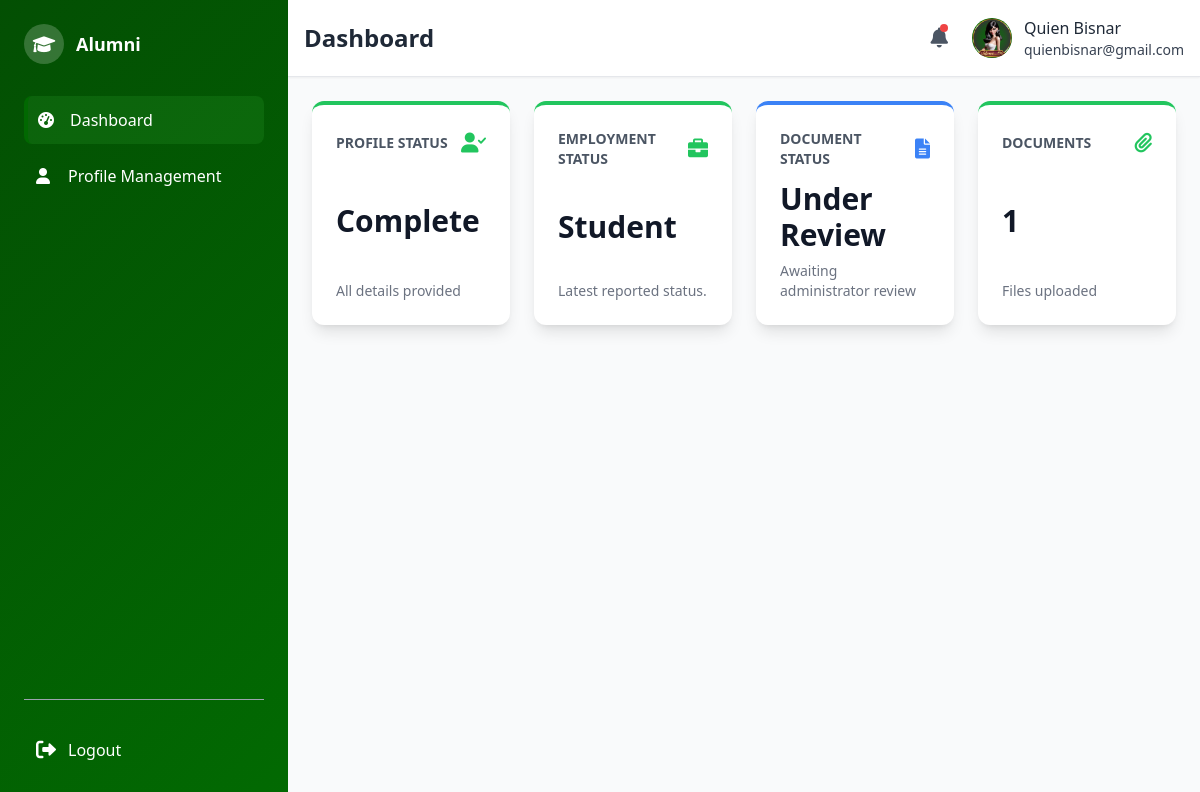
/alumni/alumni_dashboard.php (signed in), run on the app's committed database.
### tables this page shows
CREATE TABLE `alumni_profile` (
  `user_id` int(11) NOT NULL,
  `address_id` int(11) DEFAULT NULL,
  `first_name` varchar(100) NOT NULL,
  `middle_name` varchar(100) DEFAULT NULL,
  `last_name` varchar(100) NOT NULL,
  `contact_number` varchar(20) NOT NULL,
  `year_graduated` year(4) DEFAULT NULL,
  `employment_status` enum('Employed','Self-Employed','Unemployed','Student','Employed & Student') DEFAULT NULL,
  `photo_path` varchar(255) DEFAULT NULL,
  `last_profile_update` timestamp NULL DEFAULT NULL,
  `submission_status` enum('Pending','Approved','Rejected') DEFAULT 'Pending',
  `rejection_reason` text DEFAULT NULL,
  `rejected_at` timestamp NULL DEFAULT NULL,
  `submitted_at` timestamp NOT NULL DEFAULT current_timestamp()
);

CREATE TABLE `users` (
  `user_id` int(11) NOT NULL,
  `email` varchar(100) NOT NULL,
  `password` varchar(200) NOT NULL,
  `role` enum('admin','alumni') NOT NULL,
  `name` varchar(150) NOT NULL,
  `created_at` timestamp NOT NULL DEFAULT current_timestamp()
);

### alumni/alumni_dashboard.php (the view, shortened to what this page needs)
<?php
include("../connect.php");
$page_title = "Dashboard";
$active_page = "dashboard";
$user_id = $_SESSION["user_id"];
$stmt = $conn->prepare("
    SELECT
        ap.first_name,
        ap.middle_name,
        ap.last_name,
        ap.year_graduated,
        ap.last_profile_update,
        ap.employment_status,
        ap.submission_status,
        ap.address_id,
        ap.contact_number,
        COUNT(ad.doc_id) as document_count
    FROM alumni_profile ap
    LEFT JOIN alumni_documents ad ON ap.user_id = ad.user_id
    WHERE ap.user_id = ?
    GROUP BY ap.user_id
");
$stmt->bind_param("i", $user_id);
$stmt->execute();
$result = $stmt->get_result();
$profile_info = $result->fetch_assoc() ?: [];
$is_profile_complete = !empty($profile_info) &&
                      !empty($profile_info['first_name']) &&
                      !empty($profile_info['last_name']) &&
                      !empty($profile_info['contact_number']) &&
                      !empty($profile_info['year_graduated']) &&
                      !empty($profile_info['employment_status']) &&
                      !empty($profile_info['address_id']);
$profile = [
    'employment_status' => $profile_info['employment_status'] ?? 'Not Set',
    'submission_status' => $profile_info['submission_status'] ?? 'Not Submitted'
];
$document = [
    'submission_status' => $profile_info['submission_status'] ?? 'No Profile',
    'document_count' => $profile_info['document_count'] ?? 0
];
if (!empty($profile_info)) {
    if ($profile_info['submission_status'] === 'Approved') {
        $document['submission_status'] = 'Approved';
        $document['message'] = 'All documents approved';
    } elseif ($profile_info['submission_status'] === 'Rejected') {
        $document['submission_status'] = 'Rejected';
        $document['message'] = 'Needs resubmission';
    } elseif ($profile_info['submission_status'] === 'Pending') {
        $document['submission_status'] = 'Under Review';
        $document['message'] = 'Awaiting administrator review';
    } elseif ($document['document_count'] > 0) {
        $document['submission_status'] = 'Draft';
        $document['message'] = 'Ready for submission';
    } else {
        $document['submission_status'] = 'No Documents';
        $document['message'] = 'Upload required documents';
    }
} else {
    $document['submission_status'] = 'No Profile';
    $document['message'] = 'Complete your profile first';
}
?>
<div class="space-y-6">
        <div class="grid grid-cols-1 md:grid-cols-2 lg:grid-cols-4 gap-6">
            <div class="bg-white p-6 rounded-xl shadow-lg flex flex-col justify-between hover:shadow-xl transition duration-200 border-t-4 <?php echo $is_profile_complete ? 'border-green-500' : 'border-yellow-500'; ?>">
                <div class="flex items-center justify-between mb-3">
                    <h3 class="text-sm font-semibold text-gray-600 uppercase">Profile Status</h3>
                    <i class="fas fa-user-check text-xl <?php echo $is_profile_complete ? 'text-green-500' : 'text-yellow-500'; ?>"></i>
                </div>
                <p class="text-3xl font-bold text-gray-900"><?php echo $is_profile_complete ? 'Complete' : 'Incomplete'; ?></p>
                <p class="text-sm text-gray-500 mt-2"><?php echo $is_profile_complete ? 'All details provided' : 'Required fields missing'; ?></p>
            </div>
            <div class="bg-white p-6 rounded-xl shadow-lg flex flex-col justify-between hover:shadow-xl transition duration-200 border-t-4 border-green-500">
                <div class="flex items-center justify-between mb-3">
                    <h3 class="text-sm font-semibold text-gray-600 uppercase">Employment Status</h3>
                    <i class="fas fa-briefcase text-xl text-green-500"></i>
                </div>
                <p class="text-3xl font-bold text-gray-900"><?php echo htmlspecialchars($profile['employment_status']); ?></p>
                <p class="text-sm text-gray-500 mt-2">Latest reported status.</p>
            </div>
            <div class="bg-white p-6 rounded-xl shadow-lg flex flex-col justify-between hover:shadow-xl transition duration-200 border-t-4 border-blue-500">
                <div class="flex items-center justify-between mb-3">
                    <h3 class="text-sm font-semibold text-gray-600 uppercase">Document Status</h3>
                    <i class="fas fa-file-alt text-xl text-blue-500"></i>
                </div>
                <p class="text-3xl font-bold text-gray-900"><?php echo htmlspecialchars($document['submission_status']); ?></p>
                <p class="text-sm text-gray-500 mt-2"><?php echo htmlspecialchars($document['message']); ?></p>
            </div>
            <div class="bg-white p-6 rounded-xl shadow-lg flex flex-col justify-between hover:shadow-xl transition duration-200 border-t-4 <?php echo $document['document_count'] > 0 ? 'border-green-500' : 'border-red-500'; ?>">
                <div class="flex items-center justify-between mb-3">
                    <h3 class="text-sm font-semibold text-gray-600 uppercase">Documents</h3>
                    <i class="fas fa-paperclip text-xl <?php echo $document['document_count'] > 0 ? 'text-green-500' : 'text-red-500'; ?>"></i>
                </div>
                <p class="text-3xl font-bold text-gray-900"><?php echo $document['document_count']; ?></p>
                <p class="text-sm text-gray-500 mt-2"><?php echo $document['document_count'] > 0 ? 'Files uploaded' : 'No documents yet'; ?></p>
            </div>
        </div>
    </div>
</div>
<?php
$page_content = ob_get_clean();
include("alumni_format.php");
?>

### alumni/alumni_format.php (shortened to what this page needs)
<?php
include("../connect.php");
$user_id = $_SESSION["user_id"];
$stmt = $conn->prepare("
    SELECT ap.first_name, ap.last_name, u.email, u.name as user_name
    FROM users u
    LEFT JOIN alumni_profile ap ON u.user_id = ap.user_id
    WHERE u.user_id = ?
");
$stmt->bind_param("i", $user_id);
$stmt->execute();
$result = $stmt->get_result();
$profile = $result->fetch_assoc() ?: [];
$full_name = 'Alumni';
if (!empty($profile)) {
    if (!empty($profile['first_name']) || !empty($profile['last_name'])) {
        $full_name = trim(
            ($profile['first_name'] ?? '') . ' ' .
            ($profile['last_name'] ?? '')
        );
    } elseif (!empty($profile['user_name'])) {
        $full_name = $profile['user_name'];
    }
}
$page_title = $page_title ?? "Alumni Page";
?>
<!DOCTYPE html>
<html lang="en">
<head>
    <script src="https://cdn.tailwindcss.com"></script>
    <link href="https://cdnjs.cloudflare.com/ajax/libs/font-awesome/6.0.0/css/all.min.css" rel="stylesheet">
    <link rel="stylesheet" href="alumni_format.css">
</head>
<body class="bg-gray-50 min-h-screen flex">
    <aside class="w-72 gradient-bg text-white flex-shrink-0">
        <div class="sidebar-wrapper flex flex-col justify-between">
            <div class="p-6">
                <div class="flex items-center space-x-3 mb-8">
                    <div class="w-10 h-10 rounded-full bg-white bg-opacity-20 flex items-center justify-center">
                        <i class="fas fa-graduation-cap text-lg" aria-hidden="true"></i>
                    </div>
                    <h2 class="font-bold text-lg">Alumni</h2>
                </div>
                <nav class="space-y-2">
                    <a href="alumni_dashboard.php"
                       class="sidebar-item <?php echo ($active_page ?? '') === 'dashboard' ? 'active' : ''; ?>
                              flex items-center space-x-3 p-3 rounded-lg">
                        <i class="fas fa-tachometer-alt w-5" aria-hidden="true"></i>
                        <span>Dashboard</span>
                    </a>
                    <a href="alumni_profile.php"
                       class="sidebar-item <?php echo ($active_page ?? '') === 'profile' ? 'active' : ''; ?>
                              flex items-center space-x-3 p-3 rounded-lg">
                        <i class="fas fa-user w-5" aria-hidden="true"></i>
                        <span>Profile Management</span>
                    </a>
                </nav>
            </div>
            <div class="p-6">
                <hr class="border-gray-400 my-6">
                <a href="../login/logout.php"
                   class="flex items-center space-x-3 text-white hover:text-red-500 p-3 rounded-lg">
                    <i class="fas fa-sign-out-alt text-xl" aria-hidden="true"></i>
                    <span>Logout</span>
                </a>
            </div>
        </div>
    </aside>
    <div class="flex-1 flex flex-col">
        <header class="bg-white shadow-sm border-b p-4">
            <div class="flex items-center justify-between">
                <h1 class="text-2xl font-bold text-gray-800"><?php echo htmlspecialchars($page_title); ?></h1>
                <div class="flex items-center space-x-6">
                    <div class="relative">
                        <button id="notificationBtn"
                                class="relative text-gray-600 hover:text-blue-600 flex items-center">
                            <i class="fas fa-bell text-xl"></i>
                            <span class="absolute top-0 right-0 w-2 h-2 bg-red-500 rounded-full"></span>
                        </button>
                    </div>
                    <div class="flex items-center space-x-3">
                        <div class="profile-avatar w-10 h-10 rounded-full flex items-center justify-center text-white font-bold overflow-hidden">
                            <?php
                            $stmt = $conn->prepare("SELECT ap.photo_path, u.name, u.email FROM users u LEFT JOIN alumni_profile ap ON u.user_id = ap.user_id WHERE u.user_id = ?");
                            $stmt->bind_param("i", $user_id);
                            $stmt->execute();
                            $result = $stmt->get_result();
                            $initials = 'AL';
                            $user_email = '';
                            $photo_path = null;
                            if ($row = $result->fetch_assoc()) {
                                $initials = strtoupper(substr(trim($row['name'] ?: 'Alumni'), 0, 2));
                                $user_email = $row['email'];
                                $photo_path = $row['photo_path'];
                            }
                            if ($photo_path && file_exists("../" . $photo_path)) {
                                echo '<img src="../' . htmlspecialchars($photo_path) . '" alt="Profile" class="w-full h-full object-cover">';
                            } else {
                                echo htmlspecialchars($initials);
                            }
                            ?>
                        </div>
                        <div class="hidden md:block">
                            <p class="font-medium text-gray-800"><?php echo htmlspecialchars($full_name); ?></p>
                            <p class="font-medium text-gray-700 text-sm"><?php echo htmlspecialchars($user_email); ?></p>
                        </div>
                    </div>
                </div>
            </div>
        </header>
        <main class="flex-1 p-6 overflow-auto">
            <?php echo $page_content ?? ''; ?>
</body>
</html>

### alumni/alumni_format.css (style rules this page uses)
:root { --primary-green: #034f03; --forest-green: #026a02; --lime-green: #016801; --sea-green: #1d681d; --light-bg: #06690e; --dark-text: #1C1C1C; }
.gradient-bg { background: linear-gradient(135deg, var(--primary-green) 0%, var(--forest-green) 100%); }
.sidebar-item { transition: all 0.3s ease; color: #fff; padding-left: 14px; }
.sidebar-item.active { background: rgba(34, 139, 34, 0.3); border-left: 4px solid var(--lime-green); padding-left: 10px; }
.profile-avatar { background: linear-gradient(135deg, var(--lime-green) 0%, var(--sea-green) 100%); }
.sidebar-wrapper { height: 100vh; overflow-y: auto; position: sticky; top: 0; }
.hidden { display: none; }

### data on the page
alumni_profile: photo_path (picture), full_name "Quien Bisnar", user_id.email "quienbisnar@gmail.com", employment_status "Student"

### other printed values
$page_title "Dashboard"
$document['submission_status'] "Under Review"
$document['message'] "Awaiting administrator review"
$document['document_count'] "1"
